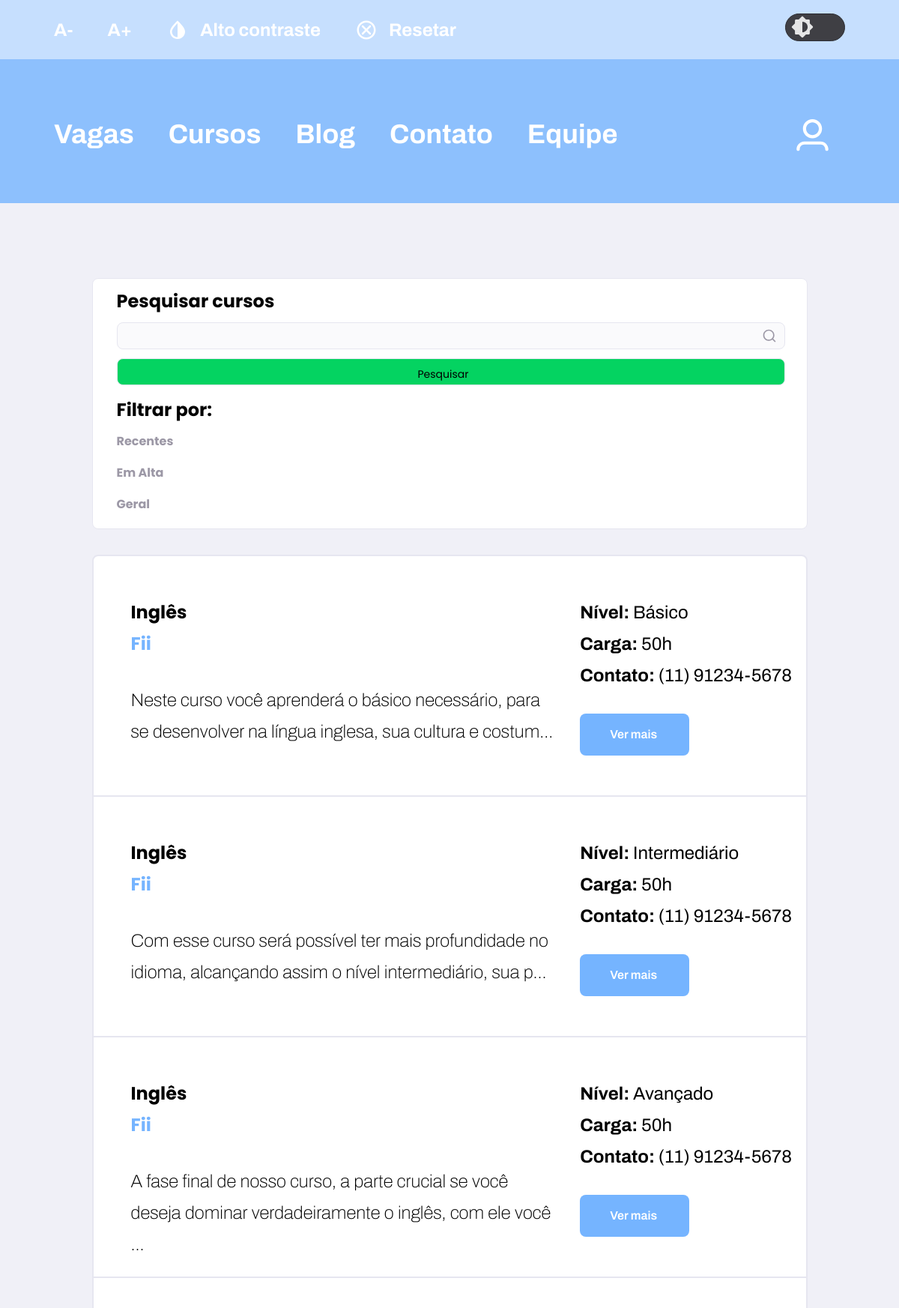
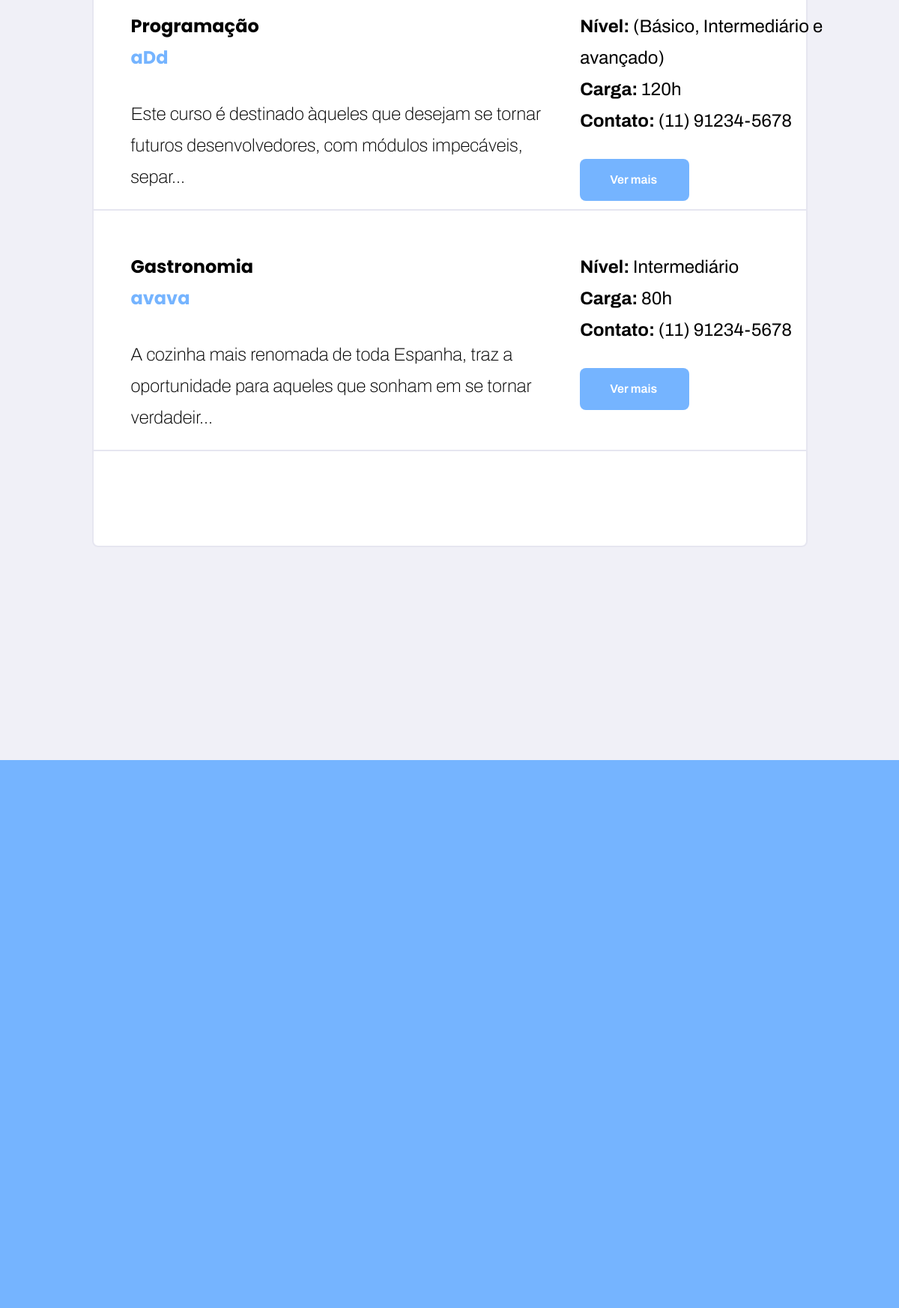
/versão_php/src/curso.php (signed in), run on the app's committed database (2 pictures, top to bottom).
### tables this page shows
CREATE TABLE `tb_cursos` (
  `id` int(11) NOT NULL,
  `nome_curso` varchar(200) NOT NULL,
  `descricao_curso` varchar(500) NOT NULL,
  `fornecedor_curso` varchar(220) NOT NULL,
  `horario_curso` varchar(500) NOT NULL,
  `nivel_curso` varchar(220) NOT NULL,
  `contato_curso` varchar(500) NOT NULL,
  `link_curso` varchar(220) NOT NULL
);

### versão_php/src/Listar_curso.php (the view, shortened to what this page needs)
<?php
include("./processamento/conexao.php");
$sql = "SELECT * FROM  tb_cursos";
$res = $conn->query($sql);
$qp = $res->num_rows;
if ($qp > 0) {
  while ($row = $res->fetch_object()) {
    print '
        <div class="card">
          <div>
            <div class="card-logo-curso">
              <p>
                ' . $row->nome_curso . '<br />
                <span>' . $row->fornecedor_curso . '</span>
              </p>
            </div>
            <p class="descricao-curso">'
        . mb_strimwidth($row->descricao_curso, 0, 110, '...') .
      '</p>
          </div>
          <div>
            <p class="card-descricao-extra">
              <span>Nível: </span>' . $row->nivel_curso . '<br />
              <span>Carga: </span>' . $row->horario_curso . 'h' . '<br />
              <span>Contato: </span>' . $row->contato_curso . '<br />
            </p>
            <a class="btn-see-more" href="inf_curso.php?id=' .  $row->id . '">Ver mais</a>
          </div>
        </div>
        <hr />
        ';
  }
} else {
  print "<p> Sem Resultados </p>";
}
?>

### versão_php/src/css/curso.css (style rules this page uses)
html { overflow-x: hidden; }
div.campo-curso .card { display: flex; margin: 54px 28.2px 0px 50px;; width: 955px; height: 265px; }
div.campo-curso .card .card-logo-curso { display: flex; gap: 36.55px; font-weight: 700; font-size: 24px; line-height: 42px; margin-bottom: 33px; }
div.campo-curso .card .card-logo-curso span { color: var(--title-price); }
div.campo-curso .card .descricao-curso { font-family: 'Archivo'; font-style: normal; font-weight: 100; font-size: 24px; line-height: 42px; color: var(--text-color); max-width: 564.14px; min-width: 564.14px; }
div.campo-curso .card .card-descricao-extra { font-family: 'Archivo'; font-style: normal; font-weight: 400; font-size: 24px; line-height: 42px; margin-left: 35.57px; }
div.campo-curso .card .card-descricao-extra span { font-weight: 700; }
div.campo-curso hr { border: 1px solid var(--background-hover); }

### versão_php/src/css/style.css (style rules this page uses)
* { margin: 0; padding: 0; box-sizing: border-box; }
html { --primary-blue: #75b4ff; --primary-blue-header: rgba(117, 180, 255, 0.8); --white: #ffffff; --white-opacity: rgba(255, 255, 255, 0.5); --primary-background: #f0f0f7; --white-opacity-search: hsla(0, 0%, 100%, 0.41); --primary-border: #e6e6f0; --home-blog: hsla(200, 19%, 18%, 1); --background-cards: #fff; --border-contato-home: #e6e6f0; --background-all: #FFFDFD; --black: #000; --title-price: #75b4ff; scroll-behavior: smooth; }
body { font-family: 'Poppins', sans-serif; background-color: var(--primary-background); overflow-x: hidden; }

### versão_php/src/css/vagas.css (style rules this page uses)
html { overflow-x: hidden; --background-form: #fff; }

### versão_php/src/css/vagas-blog.css (style rules this page uses)
html { --background-all: #FFFFFF; --border-all: #E6E6F0; --background-input-search: #FAFAFC; --border-input-search: #E6E6F0; --background-hover: #E6E6F0; --text-color-secondary: #9C98A6; --text-input: #000; overflow-x: hidden; }
.btn-see-more { display: block; width: 146px; height: 56px; padding: 15px 40px; border-radius: 8px; text-decoration: none; font-family: 'Archivo', sans-serif; font-weight: 600; line-height: 26px; background-color: var(--primary-blue); color: var(--white); margin-left: 35.57px; margin-top: 30px; }

### data on the page
tb_cursos: nome_curso "Inglês", fornecedor_curso "Fii", descricao_curso "Neste curso você aprenderá o básico necessário, para se desenvolver na língua inglesa, sua cultura e costum...", nivel_curso "Básico", horario_curso "50", contato_curso "(11) 91234-5678"
tb_cursos: nome_curso "Inglês", fornecedor_curso "Fii", descricao_curso "Com esse curso será possível ter mais profundidade no idioma, alcançando assim o nível intermediário, sua p...", nivel_curso "Intermediário", horario_curso "50", contato_curso "(11) 91234-5678"
tb_cursos: nome_curso "Inglês", fornecedor_curso "Fii", descricao_curso "A fase final de nosso curso, a parte crucial se você deseja dominar verdadeiramente o inglês, com ele você ...", nivel_curso "Avançado", horario_curso "50", contato_curso "(11) 91234-5678"
tb_cursos: nome_curso "Programação", fornecedor_curso "aDd", descricao_curso "Este curso é destinado àqueles que desejam se tornar futuros desenvolvedores, com módulos impecáveis, separ...", nivel_curso "(Básico, Intermediário e avançado)", horario_curso "120", contato_curso "(11) 91234-5678"
tb_cursos: nome_curso "Gastronomia", fornecedor_curso "avava", descricao_curso "A cozinha mais renomada de toda Espanha, traz a oportunidade para aqueles que sonham em se tornar verdadeir...", nivel_curso "Intermediário", horario_curso "80", contato_curso "(11) 91234-5678"
